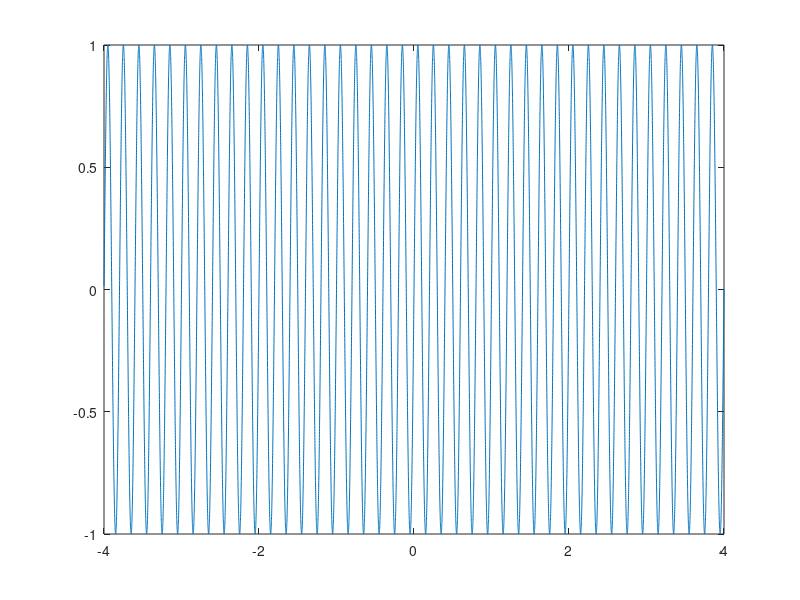

The MATLAB script that drew this image: (Note: this script raises an error after producing the figure.)
%% -- Example Usage of gsm1d function (initial testing phase)

clear all
fs = 2048;
t = [-(4-1/fs):1/fs:4];
%x = rectpuls(t,1);
x = sin(2*pi*5*t);
figure(1)
plot(t,x)
f = fs/length(t)*((0:length(t)-1) - length(t)/2);

alpha = 1;
a = cos(alpha*pi/2);
b = sin(alpha*pi/2);
c = -sin(alpha*pi/2);
d = cos(alpha*pi/2);
%T = transform(length(t),a,b,d,1/fs,fs/length(t));
%X = x*T;
X = gsm1d(x,1/fs, a, b, c);
%X = fft(fftshift(x));
figure(2)
plot(f, abs(X))
title('LCT Magnitude')